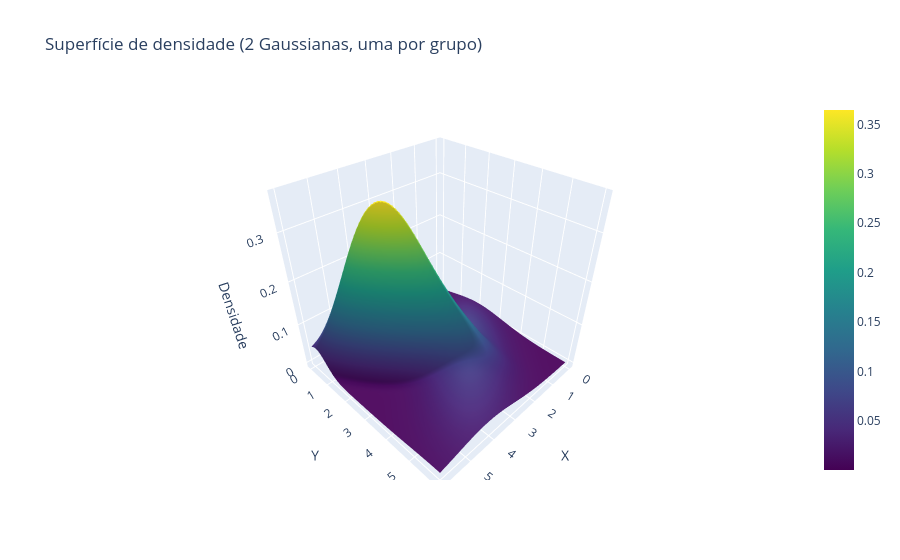

Write notebook code for a chart like this one.
### Code cell
import numpy as np
import matplotlib.pyplot as plt
import plotly.graph_objects as go

# Função PDF Gaussiana multivariada
def pdf(x, mu, sigma):
    n = len(x)
    const = 1 / np.sqrt(((2*np.pi)**n) * np.linalg.det(sigma))
    diff = (x - mu).reshape(-1, 1)
    expo = -0.5 * diff.T @ np.linalg.inv(sigma) @ diff
    return float(const * np.exp(expo))

# Médias e covariâncias de cada grupo
mu1 = np.mean(xc1, axis=0)
sigma1 = np.cov(xc1.T)

mu2 = np.mean(xc2, axis=0)
sigma2 = np.cov(xc2.T)

print("Média grupo 1:", mu1)
print("Cov grupo 1:\n", sigma1)
print("Média grupo 2:", mu2)
print("Cov grupo 2:\n", sigma2)

# Grade
x = np.linspace(0, 6, 100)
y = np.linspace(0, 6, 100)
Xgrid, Ygrid = np.meshgrid(x, y)

# Calcula densidade como soma das duas gaussianas
Z = np.zeros(Xgrid.shape)
for i in range(Xgrid.shape[0]):
    for j in range(Xgrid.shape[1]):
        point = np.array([Xgrid[i, j], Ygrid[i, j]])
        Z[i, j] = pdf(point, mu1, sigma1) + pdf(point, mu2, sigma2)

# --- Plot 2D ---
plt.contourf(Xgrid, Ygrid, Z, levels=30, cmap="viridis")
plt.scatter(xc1[:,0], xc1[:,1], color='red', s=10, label="Grupo 1")
plt.scatter(xc2[:,0], xc2[:,1], color='blue', s=10, label="Grupo 2")
plt.legend()
plt.colorbar(label="Densidade")
plt.xlim(0,6)
plt.ylim(0,6)
plt.show()

# --- Plot 3D com Plotly ---
fig = go.Figure(data=[go.Surface(z=Z, x=Xgrid, y=Ygrid, colorscale="Viridis")])
fig.update_layout(
    title="Superfície de densidade (2 Gaussianas, uma por grupo)",
    scene=dict(
        xaxis_title="X",
        yaxis_title="Y",
        zaxis_title="Densidade"
    )
)
fig.show()

### Figure 1 — Plotly figure (JSON) as saved in the notebook; plotly's stock layout.template omitted (floating-point values rounded to 4 significant figures; data arrays with more than 128 entries replaced by an {"elided": "..."} marker saying what was removed)
{"data": [{"colorscale": [[0, "#440154"], [0.1111, "#482878"], [0.2222, "#3e4989"], [0.3333, "#31688e"], [0.4444, "#26828e"], [0.5556, "#1f9e89"], [0.6667, "#35b779"], [0.7778, "#6ece58"], [0.8889, "#b5de2b"], [1, "#fde725"]], "type": "surface", "x": {"elided": "100x100 float values"}, "y": {"elided": "100x100 float values"}, "z": {"elided": "100x100 float values"}}], "layout": {"scene": {"xaxis": {"title": {"text": "X"}}, "yaxis": {"title": {"text": "Y"}}, "zaxis": {"title": {"text": "Densidade"}}}, "title": {"text": "Superfície de densidade (2 Gaussianas, uma por grupo)"}}}
